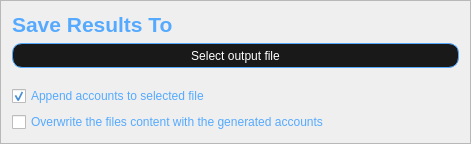
                <widget class="QFrame" name="output_genning_frame">
                 <property name="geometry">
                  <rect>
                   <x>30</x>
                   <y>420</y>
                   <width>471</width>
                   <height>141</height>
                  </rect>
                 </property>
                 <property name="frameShape">
                  <enum>QFrame::StyledPanel</enum>
                 </property>
                 <property name="frameShadow">
                  <enum>QFrame::Raised</enum>
                 </property>
                 <layout class="QVBoxLayout" name="verticalLayout_10">
                  <item>
                   <widget class="QLabel" name="save_genned_accounts_to_label">
                    <property name="font">
                     <font>
                      <pointsize>16</pointsize>
                      <weight>75</weight>
                      <bold>true</bold>
                     </font>
                    </property>
                    <property name="styleSheet">
                     <string notr="true">color: rgb(85, 170, 255);</string>
                    </property>
                    <property name="text">
                     <string>Save Results To</string>
                    </property>
                   </widget>
                  </item>
                  <item>
                   <widget class="QPushButton" name="save_genned_accounts_to_button">
                    <property name="minimumSize">
                     <size>
                      <width>0</width>
                      <height>25</height>
                     </size>
                    </property>
                    <property name="styleSheet">
                     <string notr="true">QPushButton {
	color: rgb(255,255,255);
	background-color: rgb(25,25,25);
	border:  1px solid rgb(85, 170, 255);
	border-radius: 10px;
}

QPushButton:hover {
	background-color: rgb(0, 170, 255);
}</string>
                    </property>
                    <property name="text">
                     <string>Select output file</string>
                    </property>
                   </widget>
                  </item>
                  <item>
                   <widget class="QLabel" name="selected_output_file">
                    <property name="minimumSize">
                     <size>
                      <width>0</width>
                      <height>6</height>
                     </size>
                    </property>
                    <property name="font">
                     <font>
                      <weight>75</weight>
                      <bold>true</bold>
                     </font>
                    </property>
                    <property name="styleSheet">
                     <string notr="true">color: green;</string>
                    </property>
                    <property name="text">
                     <string/>
                    </property>
                   </widget>
                  </item>
                  <item>
                   <widget class="QCheckBox" name="append_to_genned_account_file">
                    <property name="styleSheet">
                     <string notr="true">color: rgb(85, 170, 255);</string>
                    </property>
                    <property name="text">
                     <string>Append accounts to selected file</string>
                    </property>
                    <property name="checked">
                     <bool>true</bool>
                    </property>
                   </widget>
                  </item>
                  <item>
                   <widget class="QCheckBox" name="overwrite_genned_account_file">
                    <property name="styleSheet">
                     <string notr="true">color: rgb(85, 170, 255);</string>
                    </property>
                    <property name="text">
                     <string>Overwrite the files content with the generated accounts</string>
                    </property>
                   </widget>
                  </item>
                 </layout>
                </widget>
